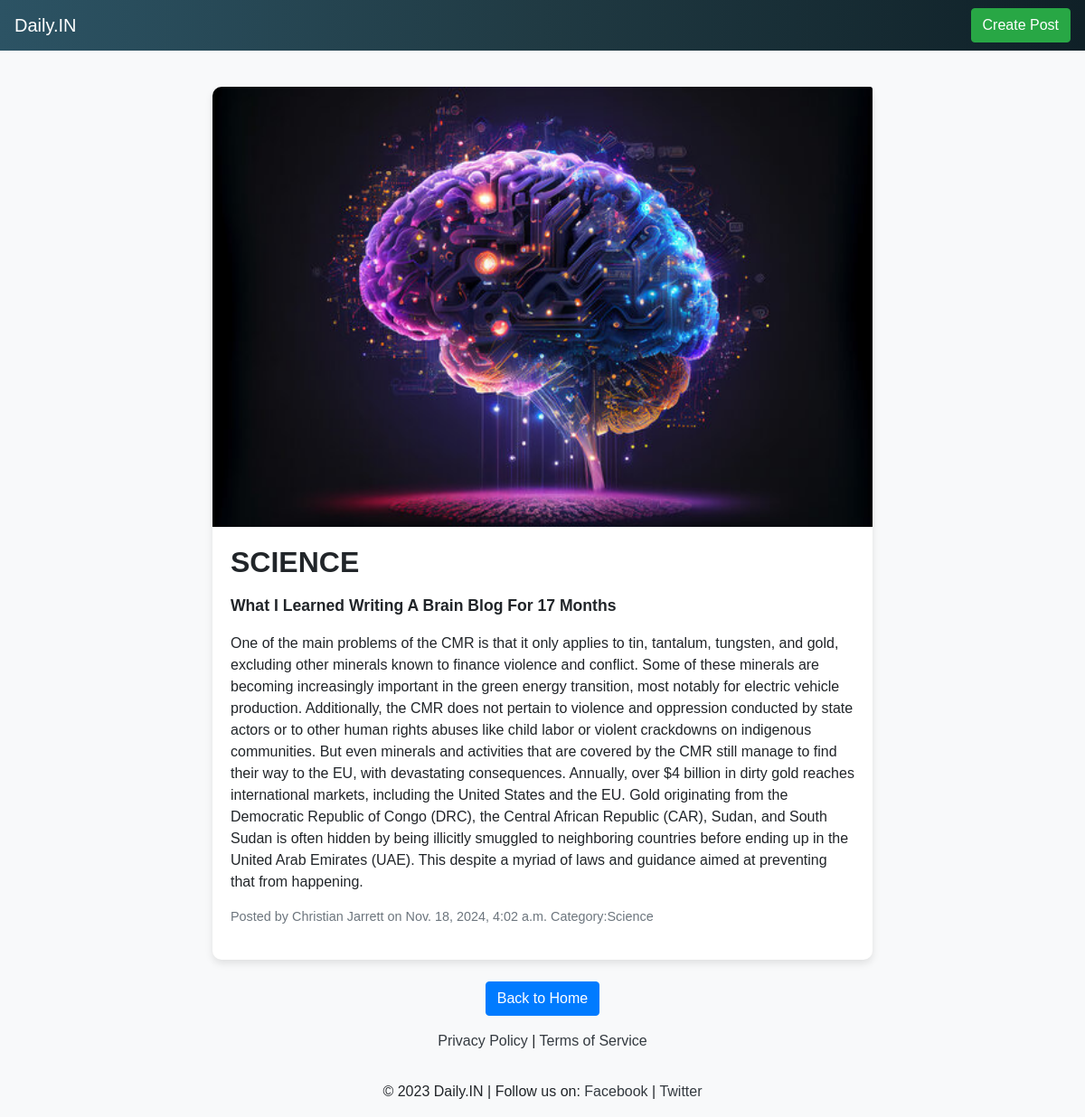
Page /view/3 on the committed database.
### home/models.py (models this page shows, shortened)
class News(models.Model):
    image = models.ImageField(upload_to='product', default='path/to/default/image.jpg')  # Provide a valid default image path
    heading = models.CharField(max_length=30)
    details = models.TextField()
    name = models.CharField(max_length=30)
    para = models.TextField()
    date = models.DateTimeField(auto_now=True)
    category = models.ForeignKey(Category, on_delete=models.CASCADE, null=True, blank=True)

class Category(models.Model):
    category = models.CharField(max_length=30)
    def __str__(self):
        return self.category

### home/views.py (the view)
# urls.py: path('view/<int:s_id>',viewfn),
def viewfn(request,s_id):
    z=News.objects.get(id=s_id)
    return render(request, 'viewpage.html',{'s':z})

### home/templates/viewpage.html (shortened to what this page needs)
{% load static %}
<!DOCTYPE html>
<html lang="en">
<head>
    <link rel="stylesheet" href="https://cdn.jsdelivr.net/npm/bootstrap@4.0.0/dist/css/bootstrap.min.css">
    <link rel="stylesheet" href="{% static 'css/v1.css' %}">
</head>
<body>
    <nav class="navbar navbar-expand-lg fixed-top">
        <a class="navbar-brand" href="/">Daily.IN</a>
        <div class="collapse navbar-collapse" id="navbarNav">
            <div class="ml-auto">
                <a href="admin/home/news/" class="btn btn-success">Create Post</a>
            </div>
        </div>
    </nav>
    <div class="container mt-5 pt-5">
        <div class="row">
            <div class="col-md-8 offset-md-2">
                <div class="card mb-4">
                    <img src="{{ s.image.url }}" class="card-img-top" alt="{{ s.heading }}">
                    <div class="card-body">
                        <h2 class="card-title">{{ s.heading }}</h2>
                        <p class="card-text">{{ s.details }}</p>
                        <p>{{s.para}}</p>
                        <p class="text-muted">Posted by {{ s.name }} on {{ s.date }}  Category:{{s.category}}</p>
                    </div>
                </div>
                <div class="text-center">
                    <a href="/" class="btn btn-primary">Back to Home</a>
                </div>
            </div>
        </div>
    </div>
    <footer class="bg-light text-center text-lg-start">
        <div class="text-center p-3">
            <a href="#" class="text-dark">Privacy Policy</a> |
            <a href="#" class="text-dark">Terms of Service</a>
        </div>
        <div class="text-center p-3">
            © 2023 Daily.IN | Follow us on:
            <a href="#" class="text-dark">Facebook</a> |
            <a href="#" class="text-dark">Twitter</a>
        </div>
    </footer>
</body>
</html>

### home/static/css/v1.css (style rules this page uses)
body { background-color: #f8f9fa; font-family: Arial, sans-serif; }
.card { border: none; border-radius: 10px; box-shadow: 0 4px 8px rgba(0, 0, 0, 0.1); }
.card-img-top { border-top-left-radius: 10px; }
.card-title { font-size: 2rem; font-weight: bold; margin-bottom: 15px; }
.card-text { font-size: 1.1rem; line-height: 1.6; }
.text-muted { font-size: 0.9rem; margin-top: 10px; }
.btn-primary { background-color: #007bff; }
.navbar { background: #0F2027; background: -webkit-linear-gradient(to right, #2C5364, #203A43, #0F2027); background: linear-gradient(to right, #2C5364, #203A43, #0F2027); color: white; }
.navbar a { color: white; }
.card-text { font-weight: bolder; }

### rows in the picture
News: image (picture), heading "SCIENCE", details "What I Learned Writing A Brain Blog For 17 Months", para "One of the main problems of the CMR is that it only applies to tin, tantalum, tungsten, and gold, excluding other minerals known to finance violence and conflict. Some of these minerals are becoming increasingly important in the green energy transition, most notably for electric vehicle production. Additionally, the CMR does not pertain to violence and oppression conducted by state actors or to other human rights abuses like child labor or violent crackdowns on indigenous communities. But even minerals and activities that are covered by the CMR still manage to find their way to the EU, with devastating consequences. Annually, over $4 billion in dirty gold reaches international markets,…", name "Christian Jarrett", date "Nov. 18, 2024, 4:02 a.m.", category "Science"
